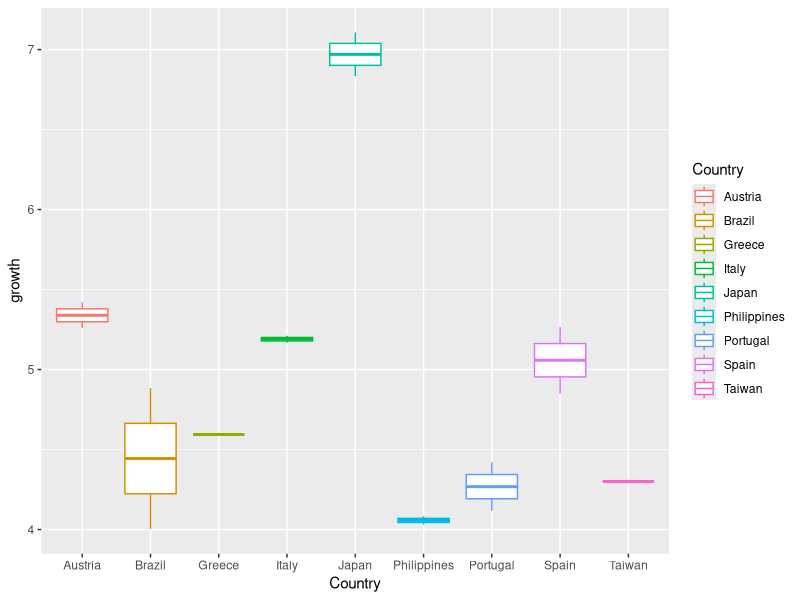

Generate this figure with R: (Note: this script raises an error after producing the figure.)

#import library
library(dplyr)
library(ggplot2)
library(tidyr)
library(knitr)

#read data from csv file
data <- read.csv("growth.csv",check.names=FALSE, sep=";")

#tranforming column in lines.
data_g <- data %>% 
  gather(key   = year,
         value = growth,
         2:3)
#filtering the data.         
datagroup <- data_g %>%
filter(!is.na(growth)) %>%
group_by(Country) 

# ploting the boxplot chart 
ggplot(aes(x = Country,y=growth),data=subset(datagroup, Country %in% c("Austria", "Brazil", "Greece", "Italy", "Japan","Philippines","Portugal","Spain","Taiwan"))) + 
  geom_boxplot(aes(color = Country))  +
  ggsave("bestgrowth.png")